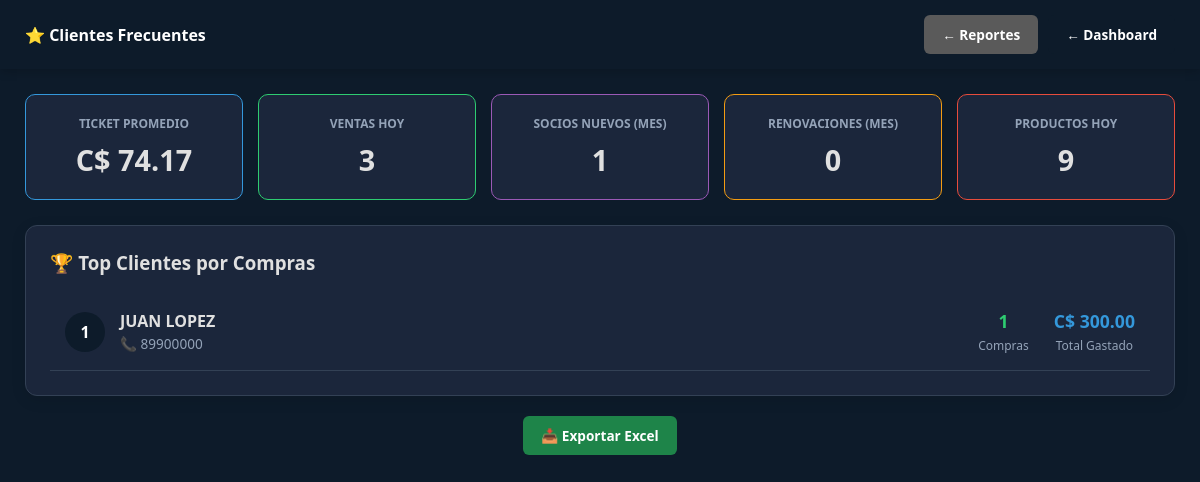
Screenshot of /views/admin/reporte_clientes_frecuentes.php (signed in) with the database file from the repository.
### tables this page shows
CREATE TABLE `socios` (
  `id` int(11) NOT NULL,
  `nombre` varchar(50) NOT NULL,
  `apellido` varchar(50) NOT NULL,
  `cedula` varchar(20) DEFAULT NULL,
  `edad` int(3) DEFAULT NULL,
  `telefono` varchar(20) DEFAULT NULL,
  `enfermedad` text DEFAULT NULL,
  `fecha_ingreso` date NOT NULL,
  `emergencia_contacto` varchar(100) DEFAULT NULL,
  `foto_ruta` varchar(255) DEFAULT 'default.png',
  `estado` enum('ACTIVO','INACTIVO','DEUDOR') DEFAULT 'ACTIVO',
  `fecha_vencimiento` date DEFAULT NULL,
  `fecha_renovacion` date DEFAULT NULL,
  `id_plan` int(11) DEFAULT NULL
);

### classes/Reporte.php (called while the page is built, shortened)
<?php
class Reporte {
    private $db;
    public function __construct($db) {
        $this->db = $db;
    }
    public function getClientesFrecuentes($limite = 10) {
        $sql = "SELECT
                    s.id,
                    s.nombre,
                    s.apellido,
                    s.telefono,
                    COUNT(v.id) as num_compras,
                    SUM(v.monto_total) as total_gastado
                FROM socios s
                JOIN ventas v ON s.id = v.id_socio
                WHERE v.estado != 'ANULADO'
                GROUP BY s.id
                ORDER BY num_compras DESC
                LIMIT " . intval($limite);
        $stmt = $this->db->prepare($sql);
        $stmt->execute();
        return $stmt->fetchAll(PDO::FETCH_ASSOC);
    }
    public function getMetricasAvanzadas() {
        $metricas = [];
        $metricas['ticket_promedio'] = $this->db->query("
            SELECT COALESCE(AVG(monto_total), 0) as promedio
            FROM ventas
            WHERE estado != 'ANULADO'
        ")->fetch(PDO::FETCH_ASSOC)['promedio'] ?? 0;
        $metricas['ventas_hoy'] = $this->db->query("
            SELECT COUNT(*) as total
            FROM ventas
            WHERE DATE(fecha_venta) = CURDATE() AND estado != 'ANULADO'
        ")->fetch(PDO::FETCH_ASSOC)['total'] ?? 0;
        $metricas['socios_nuevos_mes'] = $this->db->query("
            SELECT COUNT(*) as total
            FROM socios
            WHERE MONTH(fecha_ingreso) = MONTH(CURDATE()) AND YEAR(fecha_ingreso) = YEAR(CURDATE())
        ")->fetch(PDO::FETCH_ASSOC)['total'] ?? 0;
        $metricas['renovaciones_mes'] = $this->db->query("
            SELECT COUNT(*) as total
            FROM socios
            WHERE fecha_renovacion IS NOT NULL
            AND MONTH(fecha_renovacion) = MONTH(CURDATE())
            AND YEAR(fecha_renovacion) = YEAR(CURDATE())
        ")->fetch(PDO::FETCH_ASSOC)['total'] ?? 0;
        $metricas['productos_vendidos_hoy'] = $this->db->query("
            SELECT COALESCE(SUM(cantidad_item), 0) as total
            FROM ventas
            WHERE tipo_item = 'PRODUCTO' AND DATE(fecha_venta) = CURDATE() AND estado != 'ANULADO'
        ")->fetch(PDO::FETCH_ASSOC)['total'] ?? 0;
        return $metricas;
    }
}

### views/admin/reporte_clientes_frecuentes.php (the view, shortened to what this page needs)
<?php
require_once "../../classes/Reporte.php";
$db = (new Database())->getConnection();
$config = (new AppConfig($db))->obtenerConfig();
$tema = $_SESSION['tema'] ?? $config['tema'] ?? 'default';
$reporte = new Reporte($db);
$clientes = $reporte->getClientesFrecuentes(15);
$metricas = $reporte->getMetricasAvanzadas();
?>
<!DOCTYPE html>
<html lang="es">
<head>
    <link rel="stylesheet" href="../../public/css/estilos.css">
</head>
<body class="<?php echo ($tema !== 'default') ? 'tema-' . $tema : ''; ?>">
    <header>
        <div class="logo"><h2>⭐ Clientes Frecuentes</h2></div>
        <div style="display:flex; gap:10px;">
            <a href="reportes.php" class="btn-volver gris">← Reportes</a>
            <a href="../dashboard.php" class="btn-volver">← Dashboard</a>
        </div>
    </header>
    <div class="dashboard-wrapper">
        <div class="metricas-dashboard">
            <div class="metrica-box" style="border-color: var(--info);">
                <h4>TICKET PROMEDIO</h4>
                <div class="valor">C$ <?php echo number_format($metricas['ticket_promedio'], 2); ?></div>
            </div>
            <div class="metrica-box" style="border-color: var(--primary);">
                <h4>VENTAS HOY</h4>
                <div class="valor"><?php echo $metricas['ventas_hoy']; ?></div>
            </div>
            <div class="metrica-box" style="border-color: var(--purple);">
                <h4>SOCIOS NUEVOS (MES)</h4>
                <div class="valor"><?php echo $metricas['socios_nuevos_mes']; ?></div>
            </div>
            <div class="metrica-box" style="border-color: var(--warning);">
                <h4>RENOVACIONES (MES)</h4>
                <div class="valor"><?php echo $metricas['renovaciones_mes']; ?></div>
            </div>
            <div class="metrica-box" style="border-color: var(--danger);">
                <h4>PRODUCTOS HOY</h4>
                <div class="valor"><?php echo $metricas['productos_vendidos_hoy']; ?></div>
            </div>
        </div>
        <div class="stat-card">
            <h3>🏆 Top Clientes por Compras</h3>
            <?php $pos = 1; foreach($clientes as $c): ?>
            <div class="cliente-card">
                <div class="cliente-pos"><?php echo $pos++; ?></div>
                <div class="cliente-info">
                    <h4><?php echo strtoupper($c['nombre'].' '.$c['apellido']); ?></h4>
                    <span>📞 <?php echo $c['telefono'] ?: 'Sin teléfono'; ?></span>
                </div>
                <div class="cliente-stats">
                    <div>
                        <strong style="color:var(--primary);"><?php echo $c['num_compras']; ?></strong>
                        <span>Compras</span>
                    </div>
                    <div>
                        <strong style="color:var(--info);">C$ <?php echo number_format($c['total_gastado'], 2); ?></strong>
                        <span>Total Gastado</span>
                    </div>
                </div>
            </div>
            <?php endforeach; ?>
        </div>
        <div style="text-align:center; margin-top:20px;">
            <a href="../../controllers/ExportController.php?type=clientes" class="btn-volver verde" target="_blank">📥 Exportar Excel</a>
        </div>
    </div>
</body>
</html>

### public/css/estilos.css (style rules this page uses)
:root { --primary: #27ae60; --secondary: #2c3e50; --danger: #e74c3c; --warning: #f39c12; --info: #3498db; --dark: #1a1a1a; --light: #f4f4f4; --bg-body: #f4f4f4; --bg-card: #ffffff; --text-main: #333333; --text-muted: #666666; --border-color: #dddddd; --header-bg: #2c3e50; --input-bg: #ffffff; --input-text: #333333; --input-border: #cccccc; --link-color: #2980b9; }
body.tema-darkblue { --primary: #3498db; --secondary: #0d1b2a; --danger: #e74c3c; --warning: #f39c12; --info: #5dade2; --dark: #f4f4f4; --light: #1b263b; --bg-body: #0d1b2a; --bg-card: #1b263b; --text-main: #e0e0e0; --text-muted: #94a3b8; --border-color: #334155; --header-bg: #0d1b2a; --input-bg: #0d1b2a; --input-text: #e0e0e0; --input-border: #334155; --link-color: #3498db; }
* { box-sizing: border-box; }
body { font-family: 'Segoe UI', Tahoma, Geneva, Verdana, sans-serif; background-color: var(--bg-body); color: var(--text-main); margin: 0; }
header { background: var(--header-bg); color: white; padding: 15px 25px; display: flex; justify-content: space-between; align-items: center; box-shadow: 0 2px 10px rgba(0,0,0,0.2); }
.dashboard-wrapper { padding: 25px; max-width: 1400px; margin: 0 auto; }
.card, .stat-card, .actions-box, .chart-box, .tabla-container, .seccion, .filtro-container, .grid-stats, .card-stat, .login-card, .stat-card, .recaudado-header, .calculadora-box, .page-card { background: var(--bg-card); color: var(--text-main); border: 1px solid var(--border-color); border-radius: 10px; padding: 20px; margin-bottom: 20px; box-shadow: 0 2px 8px rgba(0,0,0,0.08); }
.stat-card { padding: 1.5rem; border-radius: 12px; color: white; transition: transform 0.3s ease; box-shadow: 0 4px 15px rgba(0,0,0,0.1); text-decoration: none; display: block; }
.btn-volver { display: inline-block; padding: 8px 15px; background: var(--header-bg); color: white; text-decoration: none; border-radius: 5px; font-size: 0.8rem; font-weight: 600; }
h1, h2, h3, h4, h5, h6 { color: var(--text-main); margin-top: 0; }
a { color: var(--link-color); text-decoration: none; }
.logo h2 { color: white; font-size: 1rem; margin: 0; }
body.tema-oscuro header h2, body.tema-darkblue header h2 { color: white; }
body.tema-oscuro .logo h2, body.tema-darkblue .logo h2 { color: white; }
.btn-volver { display: inline-block; padding: 10px 18px; background: var(--secondary); color: white !important; text-decoration: none; border-radius: 6px; font-weight: 600; font-size: 0.85rem; transition: all 0.2s ease; }
.btn-volver.gris { background: #7f8c8d; }
body.tema-oscuro .btn-volver.gris, body.tema-darkblue .btn-volver.gris { background: #5a5a5a; }
body.tema-oscuro .btn-volver.verde, body.tema-darkblue .btn-volver.verde { background: #1e8449; }

### views/admin/reporte_clientes_frecuentes.php (style rules this page uses)
:root { --primary: #27ae60; --danger: #e74c3c; --info: #3498db; --warning: #f39c12; --purple: #9b59b6; --text-main: #333; --text-muted: #666; --bg-card: #fff; --border-color: #ddd; --header-bg: #2c3e50; }
body.tema-darkblue { --primary: #2ecc71; --danger: #e74c3c; --info: #3498db; --warning: #f39c12; --purple: #9b59b6; --text-main: #e0e0e0; --text-muted: #94a3b8; --bg-card: #1b263b; --border-color: #334155; --header-bg: #0d1b2a; }
.metricas-dashboard { display: grid; grid-template-columns: repeat(auto-fit, minmax(150px, 1fr)); gap: 15px; margin-bottom: 25px; }
.metrica-box { padding: 20px; border-radius: 10px; text-align: center; border: 1px solid var(--border-color); background: var(--bg-card); color: var(--text-main); }
.metrica-box h4 { margin: 0 0 8px 0; font-size: 0.75rem; color: var(--text-muted); }
.metrica-box .valor { font-size: 1.8rem; font-weight: bold; }
.cliente-card { display: flex; align-items: center; padding: 15px; border-bottom: 1px solid var(--border-color); gap: 15px; color: var(--text-main); }
.cliente-pos { width: 40px; height: 40px; border-radius: 50%; background: var(--header-bg); color: white; display: flex; align-items: center; justify-content: center; font-weight: bold; }
.cliente-info { flex: 1; }
.cliente-info h4 { margin: 0; color: var(--text-main); }
.cliente-info span { font-size: 0.85rem; color: var(--text-muted); }
.cliente-stats { display: flex; gap: 25px; text-align: center; }
.cliente-stats strong { display: block; font-size: 1.1rem; }
.cliente-stats span { font-size: 0.75rem; color: var(--text-muted); }

### rows the page displays
socios: nombre+apellido "JUAN LOPEZ", telefono "89900000", num_compras "1", total_gastado "300.00"

### other values shown
$metricas['ticket_promedio'] "74.17"
$metricas['ventas_hoy'] "3"
$metricas['socios_nuevos_mes'] "1"
$metricas['renovaciones_mes'] "0"
$metricas['productos_vendidos_hoy'] "9"
